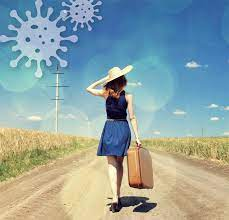
#> input picture image/portrait5.jpg, 229 x 220 px
$ python detect_body_test1.py
#> lines starting #> are read from the running program, lines starting #| are printed output that depends on the picture; after the words box and inside, x2 and y2 are one past the last pixel; in counts of white or black regions, pixels touching at a corner belong together
import cv2

body = cv2.HOGDescriptor()
body.setSVMDetector(cv2.HOGDescriptor_getDefaultPeopleDetector())
bodyParams = {'winStride':(8,8), 'padding':(32, 32),
                'scale':1.05, 'hitThreshold':0}

img = cv2.imread("./image/portrait5.jpg")
#> img is the input picture: shape (220, 229, 3); mean B, G, R 162.9, 163.8, 144.1
gray = cv2.cvtColor(img, cv2.COLOR_BGR2GRAY)
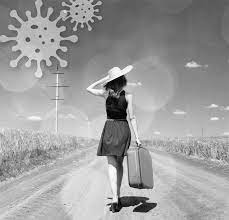
#> gray: shape (220, 229); min 1, max 253, mean 157.8
human, r = body.detectMultiScale(gray, **bodyParams)
#> human = [[77, 76, 78, 144]]; r = [1.22]

count_body = 0
for (x,y,w,h) in human:
    cv2.rectangle(img,(x,y),(x+w,y+h),(255,0,0),3)
    count_body += 1
#> this loop made 1 pass
#> (x, y, w, h, count_body) on pass 1: (77, 76, 78, 144, 1)
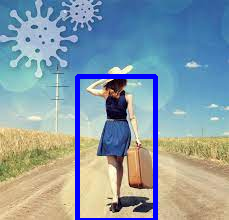
#> img: shape (220, 229, 3); 3.9% of pixels changed, all inside (x1, y1, x2, y2) = (75, 74, 158, 220)
#> after the loop, count_body = 1

if count_body == 0:
    print('This image is landscape')

else:
    print('This image is portrait')

cv2.imshow('img', img)
cv2.waitKey()

$ run again, with image/portrait1.jpg copied over image/portrait5.jpg
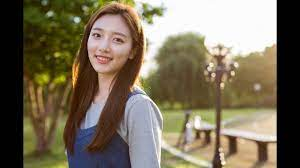
#> input picture image/portrait1.jpg, 300 x 168 px
#> img is the input picture: shape (168, 300, 3); mean B, G, R 89.9, 111.3, 121.7
#> `gray = cv2.cvtColor(img, cv2.COLOR_BGR2GRAY)`:
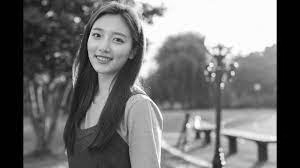
#> gray: shape (168, 300); min 0, max 255, mean 112
#> human = ()
#> after the loop `for (x,y,w,h) in human:`: count_body = 0
